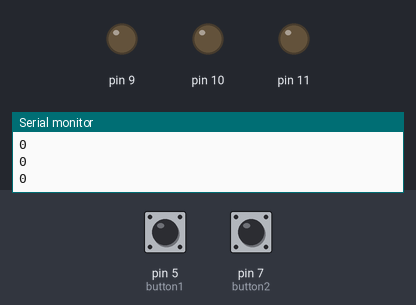
Simulated run of this sketch. Board: Arduino Uno, built with avr-gcc and run on an emulated ATmega328P. On the bench: output pins drawn as LEDs (lit = HIGH), the last lines printed to the serial monitor. Dashed ring = blinking. The test bench sets the inputs (shaded band); at power-on: pin 5 (button1) LOW, pin 7 (button2) LOW.

Above: at 4.1 s.
4.2 s: pin 5 (button1) pulled HIGH for 1.6 s
At 4.9 s:
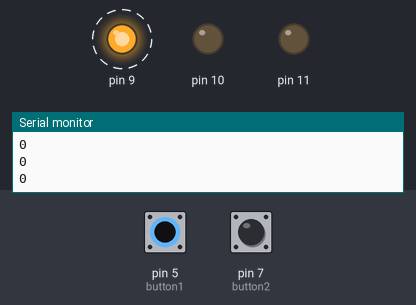
8.2 s: pin 7 (button2) pulled HIGH for 1.6 s
At 9.0 s:
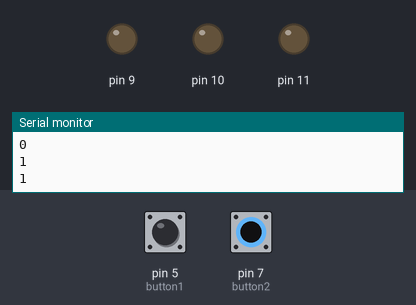
11.3 s: pin 5 (button1) pulled HIGH for 3.2 s
At 12.1 s:
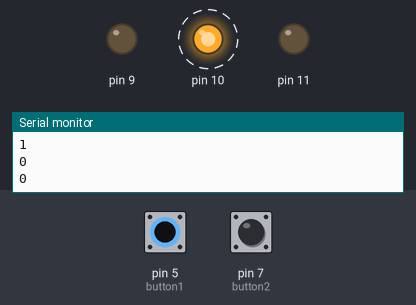
Timing chart, 0 to 22.0 s (numbered marks = the images above; inputs shaded):
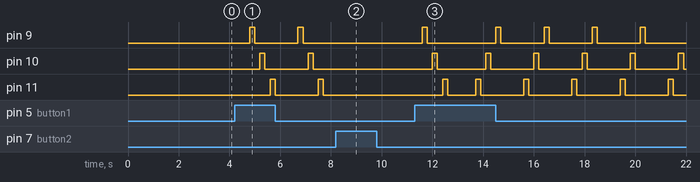

Measured:
- after the input at 4.2 s, pin 9: alternates HIGH for 0.20 s and LOW for 1.7 s, starting after 0.60 s; pin 10: alternates HIGH for 0.20 s and LOW for 1.7 s, starting after 1.0 s; pin 11: alternates HIGH for 0.20 s and LOW for 1.7 s, starting after 1.4 s
- after the input at 8.2 s, pin 9, pin 10: stops changing and stays LOW; pin 11: stays LOW (without the input it goes to HIGH after 1.2 s)
- after the input at 11.3 s, pin 9: goes HIGH 0.20 s, LOW 2.7 s, 3 × (HIGH 0.20 s, LOW 1.7 s), HIGH 0.20 s, then LOW, starting after 0.30 s; pin 10: alternates HIGH for 0.20 s and LOW for 1.7 s, starting after 0.70 s; pin 11: goes HIGH 0.20 s, LOW 1.1 s, 4 × (HIGH 0.20 s, LOW 1.7 s), HIGH 0.20 s, then LOW, starting after 1.1 s

The sketch:

Left_Side_Right_Side_LED.ino
```cpp
const int button1 = 5;
const int button2 = 7;
int buttonstate1, buttonstate2, i = 0;
void setup() {
  // put your setup code here, to run once:
for(int led = 9; led < 12; led++){
  pinMode(led, OUTPUT);     //the led using pins 9 to 11
}
pinMode(button1, INPUT);
pinMode(button2, INPUT);
}

void loop() {
  // put your main code here, to run repeatedly:
Serial.begin(9600);
delay(500);
Serial.println(i);
delay(200);
buttonstate1 = digitalRead(button1);
buttonstate2 = digitalRead(button2);
if(buttonstate1 == HIGH){
  i++;
  delay(200);
  }

if(buttonstate2 == HIGH){
  i--;
  delay(200);
  }

switch(i){
case 1:
  for(int led = 9; led < 12; led++){
  digitalWrite(led, HIGH);
  delay(200);                 //the led is flashing towards the right
  digitalWrite(led, LOW);
  delay(200);
  }
break;
case 2:
   for(int led = 11; led >= 9; led--){
  digitalWrite(led, HIGH);
  delay(200);                 //the led is flashing towards the left
  digitalWrite(led, LOW);
  delay(200);
  }
break;
default:
  for(int led = 9; led < 12; led++){
  digitalWrite(led, LOW);     //turn off the led
  delay(200);
  }
i=0;
break;
}
}
```
